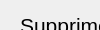
     <widget class="QWidget" name="supprimer_dispo">
      <property name="geometry">
       <rect>
        <x>0</x>
        <y>0</y>
        <width>100</width>
        <height>30</height>
       </rect>
      </property>
      <attribute name="label">
       <string>Supprimer une disponibilité</string>
      </attribute>
      <widget class="QPushButton" name="supprimer_disponibilite">
       <property name="geometry">
        <rect>
         <x>480</x>
         <y>140</y>
         <width>91</width>
         <height>41</height>
        </rect>
       </property>
       <property name="text">
        <string>Supprimer</string>
       </property>
      </widget>
      <widget class="QListWidget" name="liste_suppr_dispo">
       <property name="geometry">
        <rect>
         <x>290</x>
         <y>50</y>
         <width>151</width>
         <height>221</height>
        </rect>
       </property>
      </widget>
      <widget class="QLabel" name="titre_supprimer_branche_2">
       <property name="geometry">
        <rect>
         <x>20</x>
         <y>10</y>
         <width>401</width>
         <height>31</height>
        </rect>
       </property>
       <property name="font">
        <font>
         <pointsize>16</pointsize>
        </font>
       </property>
       <property name="text">
        <string>Supprimer une disponibilité pour une UV</string>
       </property>
      </widget>
      <widget class="QLabel" name="message_suppr_dispo">
       <property name="geometry">
        <rect>
         <x>470</x>
         <y>40</y>
         <width>341</width>
         <height>16</height>
        </rect>
       </property>
       <property name="text">
        <string/>
       </property>
      </widget>
     </widget>
